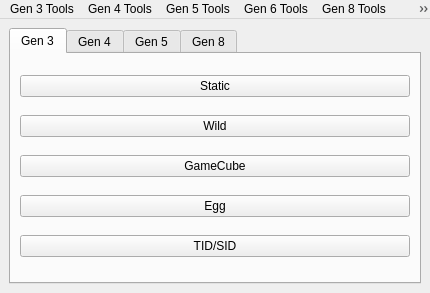
<?xml version="1.0" encoding="UTF-8"?>
<ui version="4.0">
 <class>MainWindow</class>
 <widget class="QMainWindow" name="MainWindow">
  <property name="geometry">
   <rect>
    <x>0</x>
    <y>0</y>
    <width>430</width>
    <height>293</height>
   </rect>
  </property>
  <property name="windowIcon">
   <iconset>
    <normaloff>../pokefinder.ico</normaloff>../pokefinder.ico</iconset>
  </property>
  <widget class="QWidget" name="centralwidget">
   <layout class="QGridLayout" name="gridLayout">
    <item row="0" column="0">
     <widget class="QTabWidget" name="tabWidget">
      <property name="currentIndex">
       <number>0</number>
      </property>
      <widget class="QWidget" name="tabGen3">
       <attribute name="title">
        <string>Gen 3</string>
       </attribute>
       <layout class="QGridLayout" name="gridLayout_6">
        <item row="0" column="0">
         <widget class="QPushButton" name="pushButtonStatic3">
          <property name="text">
           <string>Static</string>
          </property>
         </widget>
        </item>
        <item row="1" column="0">
         <widget class="QPushButton" name="pushButtonWild3">
          <property name="text">
           <string>Wild</string>
          </property>
         </widget>
        </item>
        <item row="2" column="0">
         <widget class="QPushButton" name="pushButtonGameCube">
          <property name="text">
           <string>GameCube</string>
          </property>
         </widget>
        </item>
        <item row="3" column="0">
         <widget class="QPushButton" name="pushButtonEgg3">
          <property name="text">
           <string>Egg</string>
          </property>
         </widget>
        </item>
        <item row="4" column="0">
         <widget class="QPushButton" name="pushButtonIDs3">
          <property name="text">
           <string>TID/SID</string>
          </property>
         </widget>
        </item>
       </layout>
      </widget>
      <widget class="QWidget" name="tabGen4">
       <attribute name="title">
        <string>Gen 4</string>
       </attribute>
       <layout class="QGridLayout" name="gridLayout_7">
        <item row="0" column="0">
         <widget class="QPushButton" name="pushButtonStatic4">
          <property name="text">
           <string>Static</string>
          </property>
         </widget>
        </item>
        <item row="1" column="0">
         <widget class="QPushButton" name="pushButtonWild4">
          <property name="text">
           <string>Wild</string>
          </property>
         </widget>
        </item>
        <item row="2" column="0">
         <widget class="QPushButton" name="pushButtonEgg4">
          <property name="text">
           <string>Egg</string>
          </property>
         </widget>
        </item>
        <item row="3" column="0">
         <widget class="QPushButton" name="pushButtonIDs4">
          <property name="text">
           <string>TID/SID</string>
          </property>
         </widget>
        </item>
       </layout>
      </widget>
      <widget class="QWidget" name="tabGen5">
       <attribute name="title">
        <string>Gen 5</string>
       </attribute>
       <layout class="QGridLayout" name="gridLayout_8">
        <item row="0" column="0">
         <widget class="QPushButton" name="pushButtonStatic5">
          <property name="enabled">
           <bool>true</bool>
          </property>
          <property name="text">
           <string>Static</string>
          </property>
         </widget>
        </item>
        <item row="1" column="0">
         <widget class="QPushButton" name="pushButtonWild5">
          <property name="enabled">
           <bool>false</bool>
          </property>
          <property name="text">
           <string>Wild</string>
          </property>
         </widget>
        </item>
        <item row="2" column="0">
         <widget class="QPushButton" name="pushButtonEvent5">
          <property name="text">
           <string>Event</string>
          </property>
         </widget>
        </item>
        <item row="3" column="0">
         <widget class="QPushButton" name="pushButtonDreamRadar">
          <property name="text">
           <string>Dream Radar</string>
          </property>
         </widget>
        </item>
        <item row="4" column="0">
         <widget class="QPushButton" name="pushButtonHiddenGrotto">
          <property name="text">
           <string>Hidden Grotto</string>
          </property>
         </widget>
        </item>
        <item row="5" column="0">
         <widget class="QPushButton" name="pushButtonEgg5">
          <property name="text">
           <string>Egg</string>
          </property>
         </widget>
        </item>
        <item row="6" column="0">
         <widget class="QPushButton" name="pushButtonIDs5">
          <property name="text">
           <string>TID/SID</string>
          </property>
         </widget>
        </item>
       </layout>
      </widget>
      <widget class="QWidget" name="tabGen8">
       <attribute name="title">
        <string>Gen 8</string>
       </attribute>
       <layout class="QGridLayout" name="gridLayout_9">
        <item row="3" column="0">
         <widget class="QPushButton" name="pushButtonEvent8">
          <property name="text">
           <string>Event</string>
          </property>
         </widget>
        </item>
        <item row="6" column="0">
         <widget class="QPushButton" name="pushButtonIDs8">
          <property name="text">
           <string>TID/SID</string>
          </property>
         </widget>
        </item>
        <item row="1" column="0">
         <widget class="QPushButton" name="pushButtonWild8">
          <property name="text">
           <string>Wild</string>
          </property>
         </widget>
        </item>
        <item row="5" column="0">
         <widget class="QPushButton" name="pushButtonEgg8">
          <property name="text">
           <string>Egg</string>
          </property>
         </widget>
        </item>
        <item row="4" column="0">
         <widget class="QPushButton" name="pushButtonRaid">
          <property name="text">
           <string>Raid</string>
          </property>
         </widget>
        </item>
        <item row="0" column="0">
         <widget class="QPushButton" name="pushButtonStatic8">
          <property name="text">
           <string>Static</string>
          </property>
         </widget>
        </item>
       </layout>
      </widget>
     </widget>
    </item>
   </layout>
  </widget>
  <widget class="QMenuBar" name="menubar">
   <property name="geometry">
    <rect>
     <x>0</x>
     <y>0</y>
     <width>430</width>
     <height>21</height>
    </rect>
   </property>
   <widget class="QMenu" name="menuTools">
    <property name="title">
     <string>Tools</string>
    </property>
    <addaction name="actionAbout"/>
    <addaction name="actionEncounterLookup"/>
    <addaction name="actionIVCalculator"/>
    <addaction name="actionResearcher"/>
    <addaction name="actionSettings"/>
   </widget>
   <widget class="QMenu" name="menuGen3Tools">
    <property name="title">
     <string>Gen 3 Tools</string>
    </property>
    <widget class="QMenu" name="menuGameCube">
     <property name="title">
      <string>GameCube</string>
     </property>
     <addaction name="actionGameCubeRTC"/>
     <addaction name="actionGameCubeSeedFinder"/>
     <addaction name="actionJirachiPattern"/>
     <addaction name="actionPokeSpot"/>
    </widget>
    <addaction name="menuGameCube"/>
    <addaction name="actionIVtoPID3"/>
    <addaction name="actionPIDtoIV"/>
    <addaction name="actionProfileManager3"/>
    <addaction name="actionSeedtoTime3"/>
    <addaction name="actionSpindaPainter"/>
   </widget>
   <widget class="QMenu" name="menuGen4Tools">
    <property name="title">
     <string>Gen 4 Tools</string>
    </property>
    <addaction name="actionIVtoPID4"/>
    <addaction name="actionProfileManager4"/>
    <addaction name="actionSeedtoTime4"/>
    <addaction name="actionSIDfromChainedShiny"/>
   </widget>
   <widget class="QMenu" name="menuGen5Tools">
    <property name="title">
     <string>Gen 5 Tools</string>
    </property>
    <addaction name="actionProfileCalibrator"/>
    <addaction name="actionProfileManager5"/>
   </widget>
   <widget class="QMenu" name="menuGen8Tools">
    <property name="title">
     <string>Gen 8 Tools</string>
    </property>
    <addaction name="actionDenMap"/>
    <addaction name="actionDownloadEventData"/>
    <addaction name="actionProfileManager8"/>
   </widget>
   <widget class="QMenu" name="menuGen6Tools">
    <property name="title">
     <string>Gen 6 Tools</string>
    </property>
    <addaction name="actionTinyMTSeedFinder"/>
   </widget>
   <addaction name="menuGen3Tools"/>
   <addaction name="menuGen4Tools"/>
   <addaction name="menuGen5Tools"/>
   <addaction name="menuGen6Tools"/>
   <addaction name="menuGen8Tools"/>
   <addaction name="menuTools"/>
  </widget>
  <action name="actionResearcher">
   <property name="text">
    <string>Researcher</string>
   </property>
  </action>
  <action name="actionSeedtoTime3">
   <property name="text">
    <string>Seed to Time</string>
   </property>
  </action>
  <action name="actionJirachiPattern">
   <property name="text">
    <string>Jirachi Pattern</string>
   </property>
  </action>
  <action name="actionPokeSpot">
   <property name="text">
    <string>PokeSpot</string>
   </property>
  </action>
  <action name="actionIVtoPID3">
   <property name="text">
    <string>IV to PID</string>
   </property>
  </action>
  <action name="actionGameCubeRTC">
   <property name="text">
    <string>GameCube RTC</string>
   </property>
  </action>
  <action name="actionPIDtoIV">
   <property name="text">
    <string>PID to IV</string>
   </property>
  </action>
  <action name="actionSeedtoTime4">
   <property name="text">
    <string>Seed to Time</string>
   </property>
  </action>
  <action name="actionIVtoPID4">
   <property name="text">
    <string>IV to PID</string>
   </property>
  </action>
  <action name="actionSIDfromChainedShiny">
   <property name="text">
    <string>SID from Chained Shiny</string>
   </property>
  </action>
  <action name="actionIVCalculator">
   <property name="text">
    <string>IV Calculator</string>
   </property>
  </action>
  <action name="actionSpindaPainter">
   <property name="text">
    <string>Spinda Painter</string>
   </property>
  </action>
  <action name="actionEncounterLookup">
   <property name="text">
    <string>Encounter Lookup</string>
   </property>
  </action>
  <action name="actionGameCubeSeedFinder">
   <property name="text">
    <string>GameCube Seed Finder</string>
   </property>
  </action>
  <action name="actionProfileCalibrator">
   <property name="text">
    <string>Profile Calibrator</string>
   </property>
  </action>
  <action name="actionProfileManager3">
   <property name="text">
    <string>Profile Manager</string>
   </property>
  </action>
  <action name="actionProfileManager4">
   <property name="text">
    <string>Profile Manager</string>
   </property>
  </action>
  <action name="actionProfileManager5">
   <property name="text">
    <string>Profile Manager</string>
   </property>
  </action>
  <action name="actionSettings">
   <property name="text">
    <string>Settings</string>
   </property>
  </action>
  <action name="actionAbout">
   <property name="text">
    <string>About</string>
   </property>
  </action>
  <action name="actionDenMap">
   <property name="text">
    <string>Den Map</string>
   </property>
  </action>
  <action name="actionDownloadEventData">
   <property name="text">
    <string>Download Event Data</string>
   </property>
  </action>
  <action name="actionProfileManager8">
   <property name="text">
    <string>Profile Manager</string>
   </property>
  </action>
  <action name="actionTinyMTSeedFinder">
   <property name="text">
    <string>TinyMT Seed Finder</string>
   </property>
  </action>
 </widget>
 <tabstops>
  <tabstop>tabWidget</tabstop>
  <tabstop>pushButtonStatic3</tabstop>
  <tabstop>pushButtonWild3</tabstop>
  <tabstop>pushButtonGameCube</tabstop>
  <tabstop>pushButtonEgg3</tabstop>
  <tabstop>pushButtonIDs3</tabstop>
  <tabstop>pushButtonStatic4</tabstop>
  <tabstop>pushButtonWild4</tabstop>
  <tabstop>pushButtonEgg4</tabstop>
  <tabstop>pushButtonIDs4</tabstop>
  <tabstop>pushButtonStatic5</tabstop>
  <tabstop>pushButtonWild5</tabstop>
  <tabstop>pushButtonEvent5</tabstop>
  <tabstop>pushButtonDreamRadar</tabstop>
  <tabstop>pushButtonHiddenGrotto</tabstop>
  <tabstop>pushButtonEgg5</tabstop>
  <tabstop>pushButtonIDs5</tabstop>
  <tabstop>pushButtonStatic8</tabstop>
  <tabstop>pushButtonWild8</tabstop>
  <tabstop>pushButtonEvent8</tabstop>
  <tabstop>pushButtonRaid</tabstop>
  <tabstop>pushButtonEgg8</tabstop>
  <tabstop>pushButtonIDs8</tabstop>
 </tabstops>
 <resources/>
 <connections/>
</ui>
